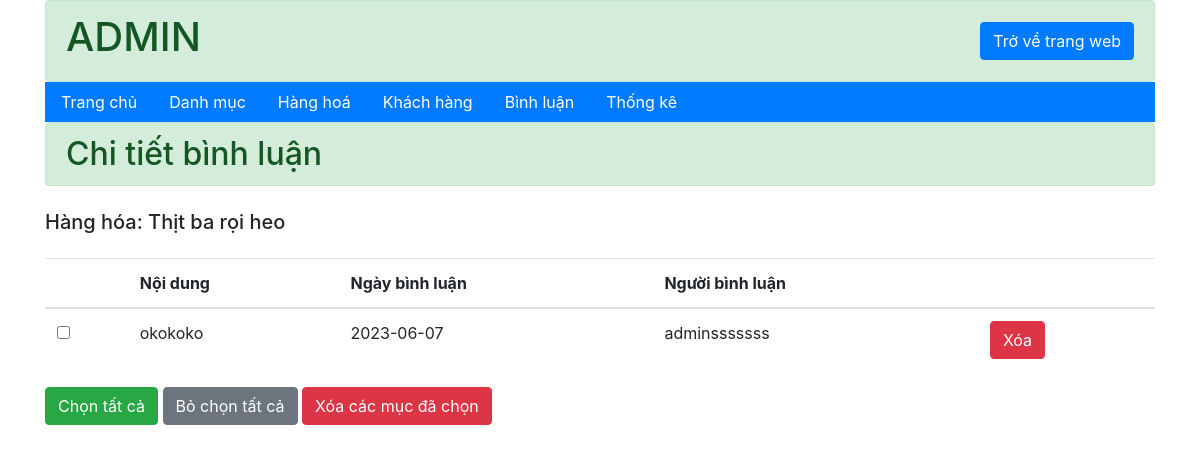
Before: /admin/binh-luan/index.php?detial&mahh=28 (signed in) with the older database file.
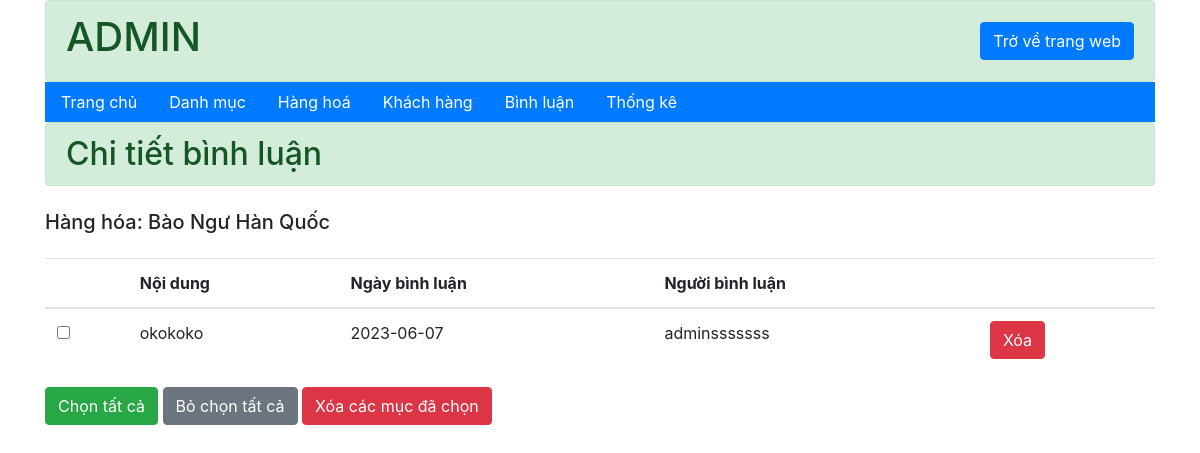
After: the same page with the newer database file.
### tables this page shows
CREATE TABLE `hang_hoa` (
  `ma_hh` int(11) NOT NULL COMMENT 'mã hàng hoá',
  `ten_hh` varchar(50) NOT NULL COMMENT 'tên hàng hoá',
  `don_gia` double(10,2) NOT NULL COMMENT 'đơn giá',
  `giam_gia` double(10,2) DEFAULT 0.00 COMMENT 'mức giảm giá',
  `hinh` varchar(50) NOT NULL COMMENT 'hình ảnh',
  `ngay_nhap` date DEFAULT NULL COMMENT 'ngày nhập hàng',
  `mo_ta` text NOT NULL COMMENT 'mô tả hàng hoá',
  `dac_biet` tinyint(1) NOT NULL COMMENT 'tràng thái đặc biệt',
  `so_luot_xem` int(11) NOT NULL DEFAULT 0 COMMENT 'số lượt xem',
  `ma_loai` int(10) NOT NULL COMMENT 'mã loại'
);

### admin/binh-luan/index.php (called while the page is built, shortened)
<?php
    require "../../dao/pdo.php";
    require "../../dao/binhLuan.php";
    require "../../dao/hanghoa.php";
    if(isset($_REQUEST['detial'])){
        $id_hh=$_GET['mahh'];
        $binh_luan=binhLuan_select_ma_hh($id_hh);
        $ten_hh= hanghoa_select_by_id($id_hh);
    }
    require "../layout.php";
?>

### dao/pdo.php (called while the page is built, shortened)
<?php
function pdo_get_connection(){
    $hostname='localhost';
    $dbname='xsshop';
    $username = 'root';
    $password = '';
    try{
        $connect = new PDO("mysql:host=$hostname;dbname=$dbname;charset=utf8", $username, $password);
        $connect->setAttribute(PDO::ATTR_ERRMODE, PDO::ERRMODE_EXCEPTION);
        return $connect;
    }catch(PDOException $e){
        $e->getMessage();
    }
}
function pdo_query($sql){
    $sql_args = array_slice(func_get_args(), 1);
    try{
        $connect = pdo_get_connection();
        $stmt = $connect->prepare($sql);
        $stmt->execute($sql_args);
        $rows = $stmt->fetchAll();
        return $rows;
    }
    catch(PDOException $e){
        throw $e;
    }
    finally{
        unset($connect);
    }
}
function pdo_query_one($sql){
    $sql_args = array_slice(func_get_args(), 1);
    try{
        $connect = pdo_get_connection();
        $stmt = $connect->prepare($sql);
        $stmt->execute($sql_args);
        $row = $stmt->fetch(PDO::FETCH_ASSOC);
        return $row;
    }
    catch(PDOException $e){
        throw $e;
    }
    finally{
        unset($connect);
    }
}
?>

### dao/hanghoa.php (called while the page is built, shortened)
<?php
    function hanghoa_select_by_id($ma_hh){
        $sql = "SELECT * FROM hang_hoa WHERE ma_hh=?";
        return pdo_query_one($sql, $ma_hh);
    }
?>

### dao/binhLuan.php (called while the page is built, shortened)
<?php
function binhLuan_select_ma_hh($ma_hh){
    $sql="SELECT binh_luan.noi_dung, binh_luan.ngay_bl,binh_luan.ma_bl, khach_hang.ho_ten AS ten_kh FROM `binh_luan` join khach_hang on khach_hang.ma_kh=binh_luan.ma_kh WHERE binh_luan.ma_hh=?";
    return pdo_query($sql,$ma_hh);
}
?>

### admin/binh-luan/chi_tiet.php (the view)
<div class="container">
    <h2 class="alert alert-success">Chi tiết bình luận</h2>
    <h5 class="my-4">Hàng hóa: <?php echo $ten_hh['ten_hh'] ?></h5>
    <form action="index.php?mahh=<?php echo $id_hh ?>" method="post">
        <table class="table">
            <thead>
                <tr>
                    <th></th>
                    <th>Nội dung</th>
                    <th>Ngày bình luận</th>
                    <th>Người bình luận</th>
                    <th></th>
                </tr>
            </thead>
            <tbody>
                <?php
                foreach ($binh_luan as $bl) {
                ?>
                    <tr>
                        <td><input type="checkbox" name="ma_bl[]" value="<?=$bl['ma_bl']?>"></td>
                        <td><?php echo $bl['noi_dung'] ?></td>
                        <td><?php echo $bl['ngay_bl'] ?></td>
                        <td><?php echo $bl['ten_kh'] ?></td>
                        <td><a
                        onclick="return confirm('Bạn có chắc chắn xoá không?')"
                        class="btn btn-danger" href="index.php?mahh=<?php echo $id_hh ?>&delete&mabl=<?php echo $bl['ma_bl'] ?>">Xóa</a></td>
                    </tr>
                <?php
                }
                ?>
            </tbody>
        </table>
        <div>
            <button class="btn btn-success" id="check-all" type="button">Chọn tất cả</button>
            <button class="btn btn-secondary" id="clear-all" type="button">Bỏ chọn tất cả</button>
            <button class="btn btn-danger" name="btn-delete-all" onclick="return confirm('Bạn có chắc chắn xoá không?')">Xóa các mục đã chọn</button>
        </div>
    </form>
</div>

Changed rows visible on the page:
changed hang_hoa: ten_hh "Thịt ba rọi heo" → "Bào Ngư Hàn Quốc"
